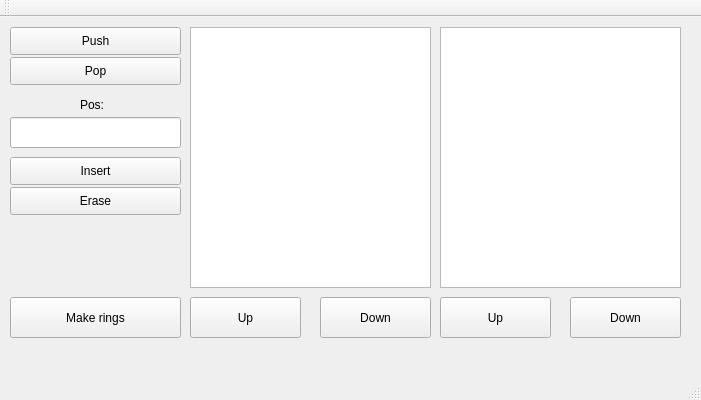
<?xml version="1.0" encoding="UTF-8"?>
<ui version="4.0">
 <class>dListClass</class>
 <widget class="QMainWindow" name="dListClass">
  <property name="geometry">
   <rect>
    <x>0</x>
    <y>0</y>
    <width>701</width>
    <height>400</height>
   </rect>
  </property>
  <property name="windowTitle">
   <string>dList</string>
  </property>
  <widget class="QWidget" name="centralWidget">
   <widget class="QPushButton" name="pushButton">
    <property name="geometry">
     <rect>
      <x>10</x>
      <y>10</y>
      <width>171</width>
      <height>28</height>
     </rect>
    </property>
    <property name="text">
     <string>Push</string>
    </property>
   </widget>
   <widget class="QListWidget" name="listWidget">
    <property name="geometry">
     <rect>
      <x>190</x>
      <y>10</y>
      <width>241</width>
      <height>261</height>
     </rect>
    </property>
   </widget>
   <widget class="QPushButton" name="popButton">
    <property name="geometry">
     <rect>
      <x>10</x>
      <y>40</y>
      <width>171</width>
      <height>28</height>
     </rect>
    </property>
    <property name="text">
     <string>Pop</string>
    </property>
   </widget>
   <widget class="QPushButton" name="insertButton">
    <property name="geometry">
     <rect>
      <x>10</x>
      <y>140</y>
      <width>171</width>
      <height>28</height>
     </rect>
    </property>
    <property name="text">
     <string>Insert</string>
    </property>
   </widget>
   <widget class="QPushButton" name="eraseButton">
    <property name="geometry">
     <rect>
      <x>10</x>
      <y>170</y>
      <width>171</width>
      <height>28</height>
     </rect>
    </property>
    <property name="text">
     <string>Erase</string>
    </property>
   </widget>
   <widget class="QLineEdit" name="posLineEdit">
    <property name="geometry">
     <rect>
      <x>10</x>
      <y>100</y>
      <width>171</width>
      <height>31</height>
     </rect>
    </property>
   </widget>
   <widget class="QLabel" name="label">
    <property name="geometry">
     <rect>
      <x>80</x>
      <y>80</y>
      <width>55</width>
      <height>16</height>
     </rect>
    </property>
    <property name="text">
     <string>Pos:</string>
    </property>
   </widget>
   <widget class="QPushButton" name="ringsButton">
    <property name="geometry">
     <rect>
      <x>10</x>
      <y>280</y>
      <width>171</width>
      <height>41</height>
     </rect>
    </property>
    <property name="text">
     <string>Make rings</string>
    </property>
   </widget>
   <widget class="QListWidget" name="listWidget_2">
    <property name="geometry">
     <rect>
      <x>440</x>
      <y>10</y>
      <width>241</width>
      <height>261</height>
     </rect>
    </property>
   </widget>
   <widget class="QPushButton" name="upBtn">
    <property name="geometry">
     <rect>
      <x>190</x>
      <y>280</y>
      <width>111</width>
      <height>41</height>
     </rect>
    </property>
    <property name="text">
     <string>Up</string>
    </property>
   </widget>
   <widget class="QPushButton" name="downBtn">
    <property name="geometry">
     <rect>
      <x>320</x>
      <y>280</y>
      <width>111</width>
      <height>41</height>
     </rect>
    </property>
    <property name="text">
     <string>Down</string>
    </property>
   </widget>
   <widget class="QPushButton" name="upBtn_2">
    <property name="geometry">
     <rect>
      <x>440</x>
      <y>280</y>
      <width>111</width>
      <height>41</height>
     </rect>
    </property>
    <property name="text">
     <string>Up</string>
    </property>
   </widget>
   <widget class="QPushButton" name="downBtn_2">
    <property name="geometry">
     <rect>
      <x>570</x>
      <y>280</y>
      <width>111</width>
      <height>41</height>
     </rect>
    </property>
    <property name="text">
     <string>Down</string>
    </property>
   </widget>
  </widget>
  <widget class="QMenuBar" name="menuBar">
   <property name="geometry">
    <rect>
     <x>0</x>
     <y>0</y>
     <width>701</width>
     <height>26</height>
    </rect>
   </property>
  </widget>
  <widget class="QToolBar" name="mainToolBar">
   <attribute name="toolBarArea">
    <enum>TopToolBarArea</enum>
   </attribute>
   <attribute name="toolBarBreak">
    <bool>false</bool>
   </attribute>
  </widget>
  <widget class="QStatusBar" name="statusBar"/>
 </widget>
 <layoutdefault spacing="6" margin="11"/>
 <resources>
  <include location="dList.qrc"/>
 </resources>
 <connections/>
</ui>
